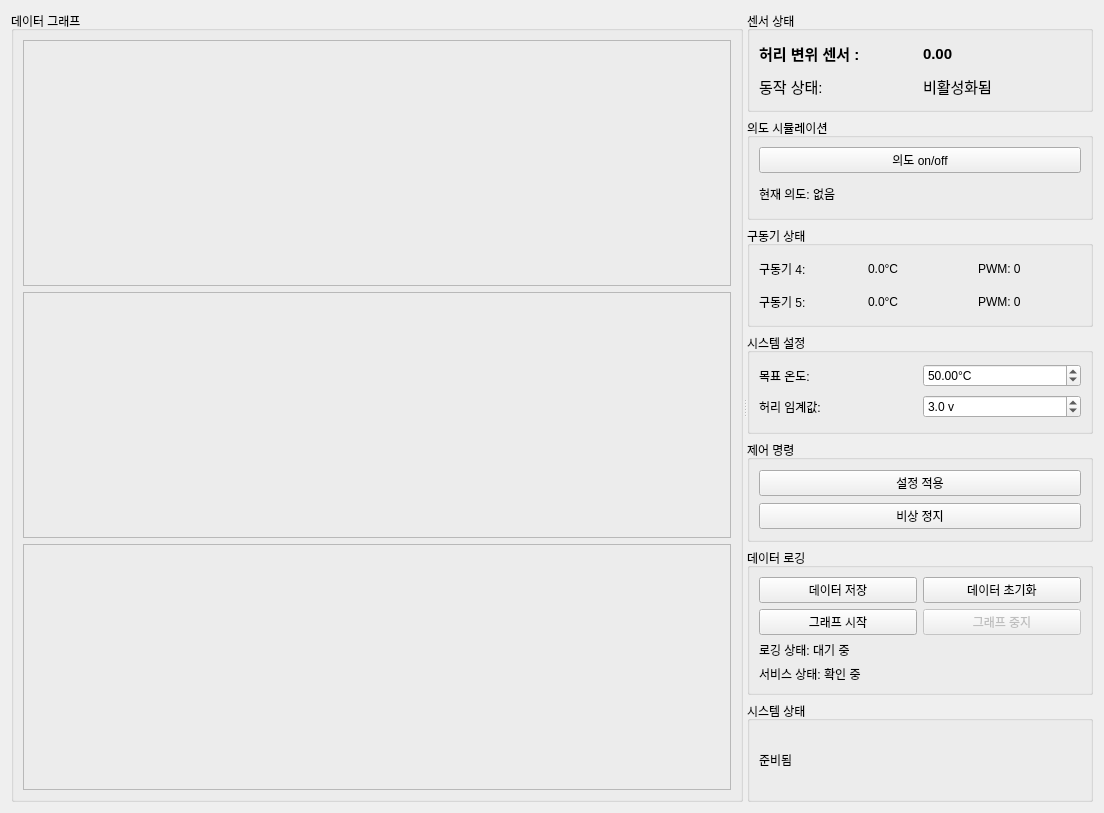
<?xml version="1.0" encoding="UTF-8"?>
<ui version="4.0">
 <class>Form</class>
 <widget class="QWidget" name="Form">
  <property name="geometry">
   <rect>
    <x>0</x>
    <y>0</y>
    <width>1104</width>
    <height>813</height>
   </rect>
  </property>
  <property name="windowTitle">
   <string>웨어러블 로봇 허리 보조 제어</string>
  </property>
  <layout class="QVBoxLayout" name="verticalLayout">
   <item>
    <widget class="QSplitter" name="splitter">
     <property name="orientation">
      <enum>Qt::Horizontal</enum>
     </property>
     <widget class="QWidget" name="graphAndLogWidget" native="true">
      <layout class="QVBoxLayout" name="verticalLayout_3">
       <item>
        <widget class="QGroupBox" name="graph_group">
         <property name="title">
          <string>데이터 그래프</string>
         </property>
         <layout class="QVBoxLayout" name="verticalLayout_4">
          <item>
           <widget class="QFrame" name="temp_graph_frame">
            <property name="minimumSize">
             <size>
              <width>400</width>
              <height>200</height>
             </size>
            </property>
            <property name="frameShape">
             <enum>QFrame::StyledPanel</enum>
            </property>
            <property name="frameShadow">
             <enum>QFrame::Raised</enum>
            </property>
           </widget>
          </item>
          <item>
           <widget class="QFrame" name="pwm_graph_frame">
            <property name="minimumSize">
             <size>
              <width>400</width>
              <height>150</height>
             </size>
            </property>
            <property name="frameShape">
             <enum>QFrame::StyledPanel</enum>
            </property>
            <property name="frameShadow">
             <enum>QFrame::Raised</enum>
            </property>
           </widget>
          </item>
          <item>
           <widget class="QFrame" name="displacement_graph_frame">
            <property name="minimumSize">
             <size>
              <width>400</width>
              <height>120</height>
             </size>
            </property>
            <property name="frameShape">
             <enum>QFrame::StyledPanel</enum>
            </property>
            <property name="frameShadow">
             <enum>QFrame::Raised</enum>
            </property>
           </widget>
          </item>
         </layout>
        </widget>
       </item>
      </layout>
     </widget>
     <widget class="QWidget" name="controlWidget" native="true">
      <layout class="QVBoxLayout" name="verticalLayout_2">
       <item>
        <widget class="QGroupBox" name="sensors_status_group">
         <property name="title">
          <string>센서 상태</string>
         </property>
         <layout class="QGridLayout" name="gridLayout">
          <item row="0" column="0">
           <widget class="QLabel" name="label_angle">
            <property name="font">
             <font>
              <pointsize>11</pointsize>
              <weight>75</weight>
              <bold>true</bold>
             </font>
            </property>
            <property name="text">
             <string>허리 변위 센서 :</string>
            </property>
           </widget>
          </item>
          <item row="0" column="1">
           <widget class="QLabel" name="displacement_label">
            <property name="font">
             <font>
              <pointsize>11</pointsize>
              <weight>75</weight>
              <bold>true</bold>
             </font>
            </property>
            <property name="text">
             <string>0.00</string>
            </property>
           </widget>
          </item>
          <item row="1" column="0">
           <widget class="QLabel" name="label_act_status">
            <property name="font">
             <font>
              <pointsize>11</pointsize>
             </font>
            </property>
            <property name="text">
             <string>동작 상태:</string>
            </property>
           </widget>
          </item>
          <item row="1" column="1">
           <widget class="QLabel" name="activation_status_label">
            <property name="font">
             <font>
              <pointsize>11</pointsize>
             </font>
            </property>
            <property name="text">
             <string>비활성화됨</string>
            </property>
           </widget>
          </item>
         </layout>
        </widget>
       </item>
       <item>
        <widget class="QGroupBox" name="intention_group">
         <property name="title">
          <string>의도 시뮬레이션</string>
         </property>
         <layout class="QGridLayout" name="gridLayout_intention">
          <item row="2" column="0" colspan="2">
           <widget class="QLabel" name="intention_status_label">
            <property name="text">
             <string>현재 의도: 없음</string>
            </property>
           </widget>
          </item>
          <item row="1" column="0" colspan="2">
           <widget class="QPushButton" name="intention_button">
            <property name="text">
             <string>의도 on/off</string>
            </property>
            <property name="flat">
             <bool>false</bool>
            </property>
           </widget>
          </item>
         </layout>
        </widget>
       </item>
       <item>
        <widget class="QGroupBox" name="actuator_status_group">
         <property name="title">
          <string>구동기 상태</string>
         </property>
         <layout class="QGridLayout" name="gridLayout_actuator">
          <item row="0" column="0">
           <widget class="QLabel" name="label_act4">
            <property name="text">
             <string>구동기 4:</string>
            </property>
           </widget>
          </item>
          <item row="0" column="1">
           <widget class="QLabel" name="temp_label_4">
            <property name="text">
             <string>0.0°C</string>
            </property>
           </widget>
          </item>
          <item row="0" column="2">
           <widget class="QLabel" name="pwm_label_4">
            <property name="text">
             <string>PWM: 0</string>
            </property>
           </widget>
          </item>
          <item row="1" column="0">
           <widget class="QLabel" name="label_act5">
            <property name="text">
             <string>구동기 5:</string>
            </property>
           </widget>
          </item>
          <item row="1" column="1">
           <widget class="QLabel" name="temp_label_5">
            <property name="text">
             <string>0.0°C</string>
            </property>
           </widget>
          </item>
          <item row="1" column="2">
           <widget class="QLabel" name="pwm_label_5">
            <property name="text">
             <string>PWM: 0</string>
            </property>
           </widget>
          </item>
         </layout>
        </widget>
       </item>
       <item>
        <widget class="QGroupBox" name="settings_group">
         <property name="title">
          <string>시스템 설정</string>
         </property>
         <layout class="QGridLayout" name="gridLayout_settings">
          <item row="0" column="0">
           <widget class="QLabel" name="label_target_temp">
            <property name="text">
             <string>목표 온도:</string>
            </property>
           </widget>
          </item>
          <item row="1" column="0">
           <widget class="QLabel" name="label_angle_threshold">
            <property name="text">
             <string>허리 임계값:</string>
            </property>
           </widget>
          </item>
          <item row="1" column="1">
           <widget class="QDoubleSpinBox" name="angle_threshold_spin">
            <property name="suffix">
             <string> v</string>
            </property>
            <property name="decimals">
             <number>1</number>
            </property>
            <property name="minimum">
             <double>0.100000000000000</double>
            </property>
            <property name="maximum">
             <double>30.000000000000000</double>
            </property>
            <property name="singleStep">
             <double>0.500000000000000</double>
            </property>
            <property name="value">
             <double>3.000000000000000</double>
            </property>
           </widget>
          </item>
          <item row="0" column="1">
           <widget class="QDoubleSpinBox" name="target_temp_spin">
            <property name="suffix">
             <string>°C</string>
            </property>
            <property name="minimum">
             <double>20.000000000000000</double>
            </property>
            <property name="maximum">
             <double>80.000000000000000</double>
            </property>
            <property name="value">
             <double>50.000000000000000</double>
            </property>
           </widget>
          </item>
         </layout>
        </widget>
       </item>
       <item>
        <widget class="QGroupBox" name="command_group">
         <property name="title">
          <string>제어 명령</string>
         </property>
         <layout class="QVBoxLayout" name="verticalLayout_5">
          <item>
           <widget class="QPushButton" name="apply_button">
            <property name="text">
             <string>설정 적용</string>
            </property>
           </widget>
          </item>
          <item>
           <widget class="QPushButton" name="emergency_stop_button">
            <property name="text">
             <string>비상 정지</string>
            </property>
           </widget>
          </item>
         </layout>
        </widget>
       </item>
       <item>
        <widget class="QGroupBox" name="data_logging_group">
         <property name="title">
          <string>데이터 로깅</string>
         </property>
         <layout class="QGridLayout" name="gridLayout_4">
          <item row="6" column="0" colspan="2">
           <widget class="QLabel" name="service_status_label">
            <property name="text">
             <string>서비스 상태: 확인 중</string>
            </property>
           </widget>
          </item>
          <item row="3" column="0">
           <widget class="QPushButton" name="save_data_button">
            <property name="text">
             <string>데이터 저장</string>
            </property>
           </widget>
          </item>
          <item row="3" column="1">
           <widget class="QPushButton" name="reset_graph_button">
            <property name="text">
             <string>데이터 초기화</string>
            </property>
           </widget>
          </item>
          <item row="5" column="0" colspan="2">
           <widget class="QLabel" name="log_status_label">
            <property name="text">
             <string>로깅 상태: 대기 중</string>
            </property>
           </widget>
          </item>
          <item row="4" column="0">
           <layout class="QHBoxLayout" name="horizontalLayout_3">
            <item>
             <widget class="QPushButton" name="graph_start_button">
              <property name="text">
               <string>그래프 시작</string>
              </property>
             </widget>
            </item>
           </layout>
          </item>
          <item row="4" column="1">
           <widget class="QPushButton" name="graph_stop_button">
            <property name="enabled">
             <bool>false</bool>
            </property>
            <property name="text">
             <string>그래프 중지</string>
            </property>
           </widget>
          </item>
         </layout>
        </widget>
       </item>
       <item>
        <widget class="QGroupBox" name="groupBox_5">
         <property name="title">
          <string>시스템 상태</string>
         </property>
         <layout class="QHBoxLayout" name="horizontalLayout_4">
          <item>
           <widget class="QLabel" name="status_label">
            <property name="text">
             <string>준비됨</string>
            </property>
           </widget>
          </item>
         </layout>
        </widget>
       </item>
      </layout>
     </widget>
    </widget>
   </item>
  </layout>
 </widget>
 <resources/>
 <connections/>
</ui>
